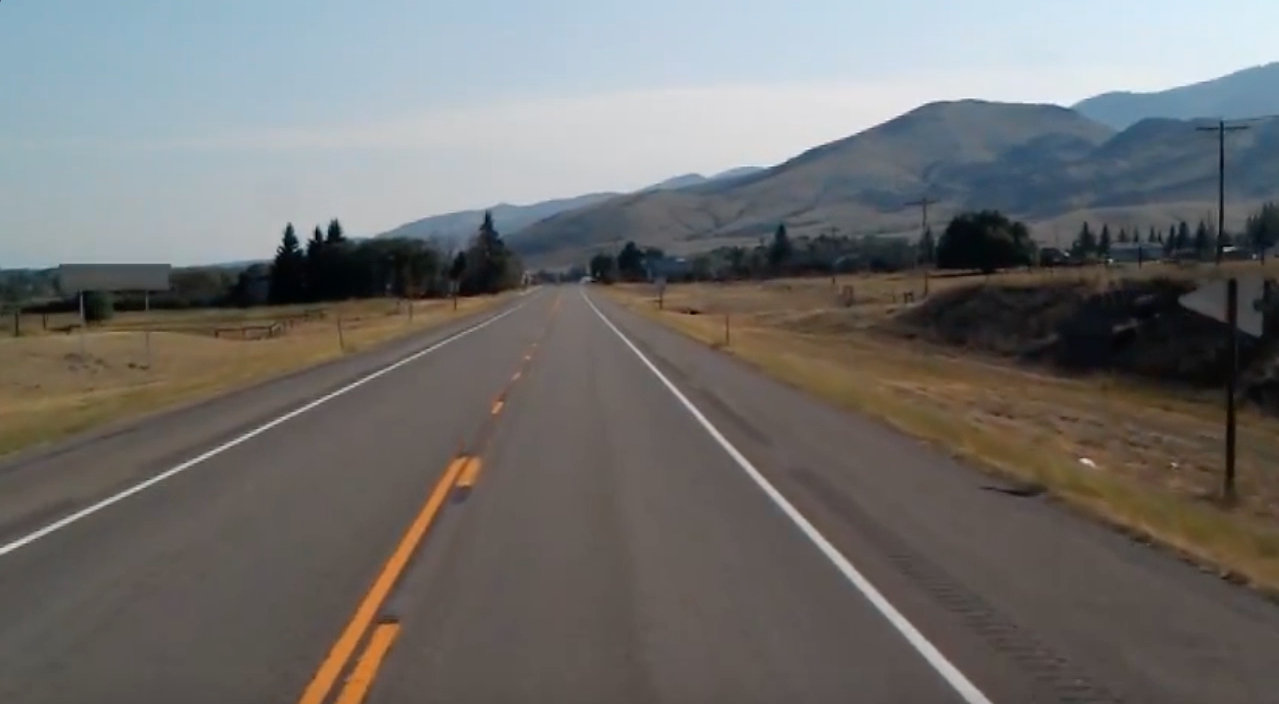
#> input picture finding-lanes/test_image.jpg, 1279 x 704 px, given in place of the camera
$ jupyter execute Udemy_01.ipynb   (older library calls are emulated)   (text cells are left out)
#> lines starting #> are read from the running program, lines starting #| are printed output that depends on the picture
#> further down, frame is the input picture: shape (704, 1279, 3); mean B, G, R 109.7, 111.3, 112.3
[cell 1]
import cv2
import matplotlib.image as mpimg
import matplotlib.pyplot as plt
import numpy as np

[cell 2]
def LiveCamEdgeDetection_canny(img_col):
  threshold_1 = 30
  threshold_2 = 80
  gray = cv2.cvtColor(img_col, cv2.COLOR_BGR2GRAY)
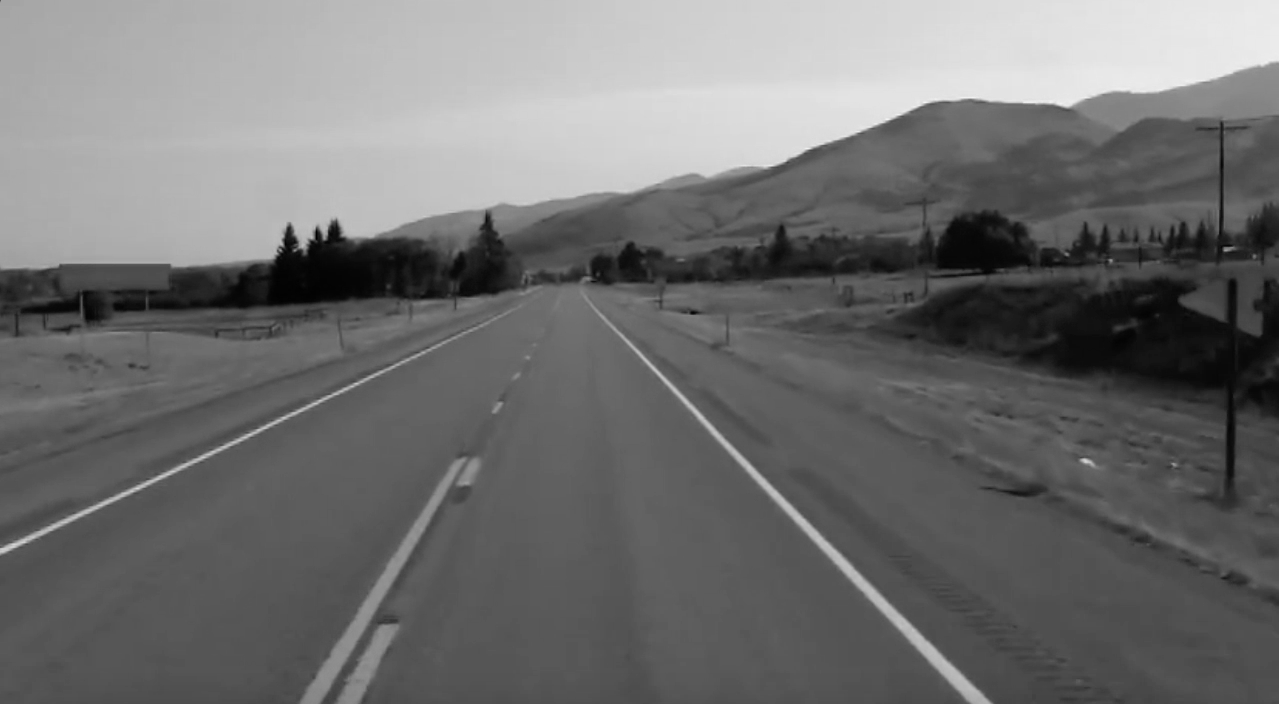
#> gray: shape (704, 1279); min 0, max 244, mean 111.4
  canny = cv2.Canny(gray, threshold_1, threshold_2)
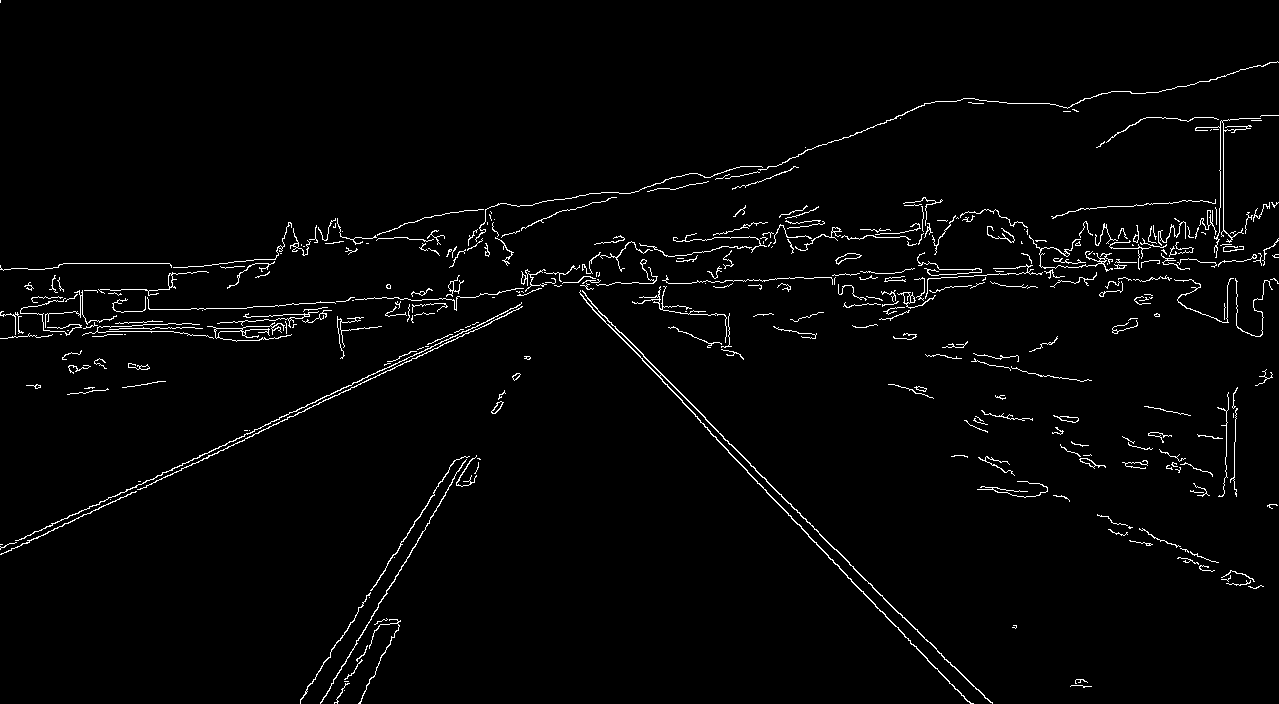
#> canny: shape (704, 1279); 2.2% white in thin lines or dots
  return canny

[cell 3]
def LiveCamEdgeDetection_laplace(img_col):
  gray = cv2.cvtColor(img_col, cv2.COLOR_BGR2GRAY)
  laplace = cv2.Laplacian(gray, cv2.CV_64F)
  return laplace

[cell 4]
def LiveCamEdgeDetection_sobely(img_col):
  gray = cv2.cvtColor(img_col, cv2.COLOR_BGR2GRAY)
  y_sobel = cv2.Sobel(gray, cv2.CV_64F, 1,0, ksize=7)
  return y_sobel

[cell 5]
def LiveCamEdgeDetection_sobelx(img_col):
  gray = cv2.cvtColor(img_col, cv2.COLOR_BRG2GRAY)
  x_sobel = cv2.Sobel(gray, cv2.CV_64F,0, 1, ksize=7)
  return x_sobel

[cell 6]
cap = cv2.VideoCapture(0)
chk=0

while True:
  ret, frame = cap.read()
  if ret == False:
    chk=1
    break
  while ret:
    cv2.imshow('Live Edge Detection', LiveCamEdgeDetection_canny(frame))
    cv2.imshow('Webcam Video', frame)
    if cv2.waitKey(1) == 13:
#> (key Esc is pressed here)
      break

if chk==0:
  cap.release()
  cap.destroyAllWindows()
